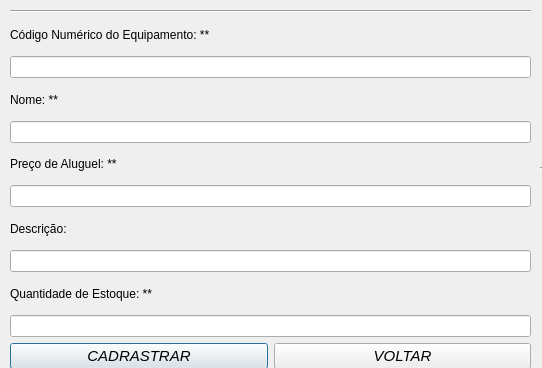
<?xml version="1.0" encoding="UTF-8"?>
<ui version="4.0">
 <class>CadrastroEquipamento</class>
 <widget class="QDialog" name="CadrastroEquipamento">
  <property name="geometry">
   <rect>
    <x>0</x>
    <y>0</y>
    <width>542</width>
    <height>368</height>
   </rect>
  </property>
  <property name="windowTitle">
   <string>Dialog</string>
  </property>
  <widget class="Line" name="line_5">
   <property name="geometry">
    <rect>
     <x>540</x>
     <y>160</y>
     <width>231</width>
     <height>16</height>
    </rect>
   </property>
   <property name="orientation">
    <enum>Qt::Horizontal</enum>
   </property>
  </widget>
  <widget class="Line" name="line_6">
   <property name="geometry">
    <rect>
     <x>700</x>
     <y>-60</y>
     <width>71</width>
     <height>481</height>
    </rect>
   </property>
   <property name="orientation">
    <enum>Qt::Vertical</enum>
   </property>
  </widget>
  <widget class="QWidget" name="layoutWidget">
   <property name="geometry">
    <rect>
     <x>10</x>
     <y>10</y>
     <width>521</width>
     <height>359</height>
    </rect>
   </property>
   <layout class="QVBoxLayout" name="verticalLayout">
    <item>
     <widget class="Line" name="line_2">
      <property name="orientation">
       <enum>Qt::Horizontal</enum>
      </property>
     </widget>
    </item>
    <item>
     <widget class="QLabel" name="label_3">
      <property name="text">
       <string>Código Numérico do Equipamento: **</string>
      </property>
     </widget>
    </item>
    <item>
     <widget class="QLineEdit" name="linecodigo"/>
    </item>
    <item>
     <widget class="QLabel" name="label">
      <property name="text">
       <string>Nome: **</string>
      </property>
     </widget>
    </item>
    <item>
     <widget class="QLineEdit" name="linenome"/>
    </item>
    <item>
     <widget class="QLabel" name="label_2">
      <property name="text">
       <string>Preço de Aluguel: **</string>
      </property>
     </widget>
    </item>
    <item>
     <widget class="QLineEdit" name="linepreco"/>
    </item>
    <item>
     <widget class="QLabel" name="label_5">
      <property name="text">
       <string>Descrição:</string>
      </property>
     </widget>
    </item>
    <item>
     <widget class="QLineEdit" name="linedescricao"/>
    </item>
    <item>
     <widget class="QLabel" name="label_6">
      <property name="text">
       <string>Quantidade de Estoque: **</string>
      </property>
     </widget>
    </item>
    <item>
     <widget class="QLineEdit" name="linequantidade"/>
    </item>
    <item>
     <layout class="QGridLayout" name="gridLayout">
      <item row="0" column="1">
       <widget class="QPushButton" name="cadrastrarButton">
        <property name="font">
         <font>
          <pointsize>11</pointsize>
          <weight>50</weight>
          <italic>true</italic>
          <bold>false</bold>
         </font>
        </property>
        <property name="text">
         <string>CADRASTRAR</string>
        </property>
       </widget>
      </item>
      <item row="0" column="2">
       <widget class="QPushButton" name="cancelarButton">
        <property name="font">
         <font>
          <pointsize>11</pointsize>
          <weight>50</weight>
          <italic>true</italic>
          <bold>false</bold>
         </font>
        </property>
        <property name="text">
         <string>VOLTAR</string>
        </property>
       </widget>
      </item>
     </layout>
    </item>
   </layout>
  </widget>
 </widget>
 <resources/>
 <connections/>
</ui>
